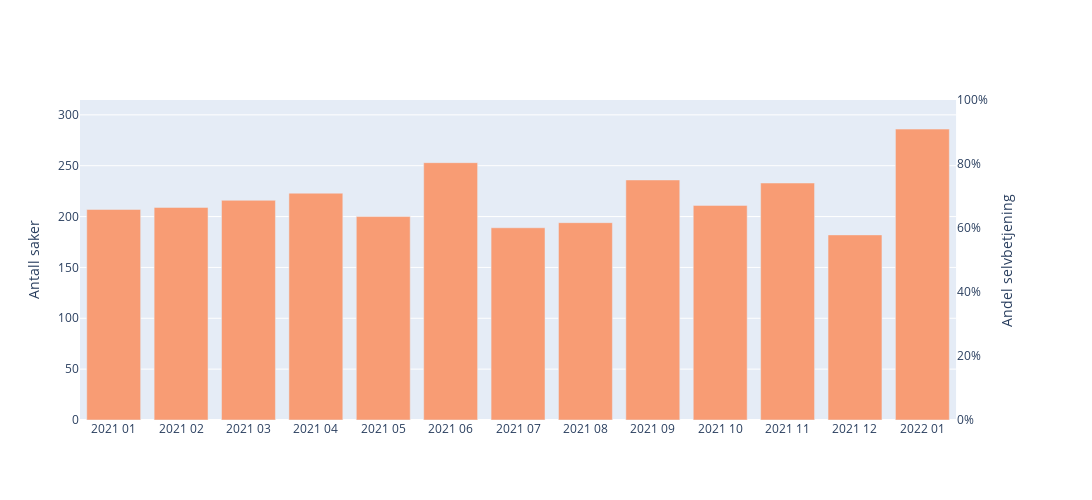

Notebook code for this chart:
### Code cell
fig_selvbetjening_total1 = plot_selvbetjening1(df_andel_selvbetjening)
fig_selvbetjening_total1.show()

### Figure 1 — Plotly figure (JSON) as saved in the notebook; plotly's stock layout.template omitted (floating-point values rounded to 4 significant figures)
{"data": [{"marker": {"color": "rgb(248, 156, 116)"}, "name": "Antall saker", "type": "bar", "x": ["2021 01", "2021 02", "2021 03", "2021 04", "2021 05", "2021 06", "2021 07", "2021 08", "2021 09", "2021 10", "2021 11", "2021 12", "2022 01"], "xaxis": "x", "y": [207, 209, 216, 223, 200, 253, 189, 194, 236, 211, 233, 182, 286], "yaxis": "y"}, {"line": {"color": "black", "dash": "solid"}, "mode": "lines+markers", "name": "Selvbetjening", "type": "scatter", "x": [], "xaxis": "x", "y": [], "yaxis": "y2"}], "layout": {"autosize": false, "height": 500, "width": 1300, "xaxis": {"anchor": "y", "autorange": true, "domain": [0, 0.94], "range": [-0.5, 12.5], "type": "category"}, "yaxis": {"anchor": "x", "domain": [0, 1], "range": [0, 314.6], "title": {"text": "Antall saker"}, "type": "linear"}, "yaxis2": {"anchor": "x", "overlaying": "y", "range": [0, 1], "showgrid": false, "side": "right", "tickformat": ".0%", "title": {"text": "Andel selvbetjening"}}}}
